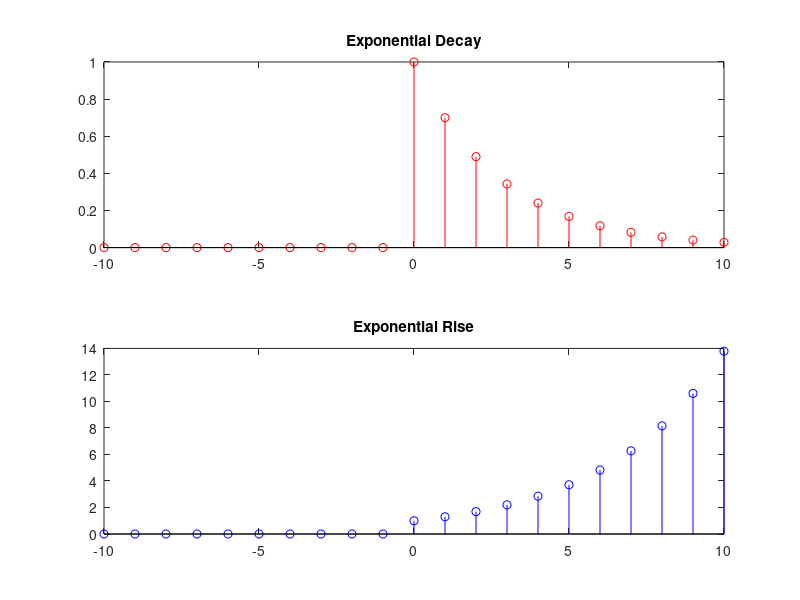

This figure's MATLAB source:
clc;
close all;
clear all;
n =-10:10;
a1 = 0.7;
a2 = 1.3;
X1 = (a1.^n).*(n>=0)+0*(n<0);
X2 = (a2.^n).*(n>=0)+0*(n<0);
figure(1);
subplot (2,1,1);
stem (n, X1, 'r');
title ('Exponential Decay');
subplot (2,1,2);
stem (n, X2, 'b');
title ('Exponential Rise');
